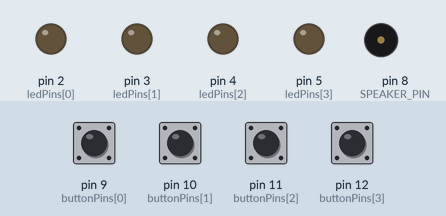
This sketch was run on a simulated Arduino Uno, built with avr-gcc and run on an emulated ATmega328P. On the bench: output pins drawn as LEDs (lit = HIGH), buzzer (waves = sounding). The inputs (shaded band) are chosen by the test bench; at power-on: pin 9 (buttonPins[0]), pin 10 (buttonPins[1]), pin 11 (buttonPins[2]), pin 12 (buttonPins[3]) HIGH. Random numbers use the default seed unless the sketch sets one; what the sketch prints to the serial monitor is not drawn.

Above: at 1.2 s.
1.3 s: pin 10 (buttonPins[1]) pulled LOW for 0.15 s
At 2.2 s:
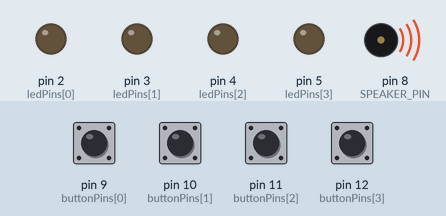
4.4 s: pin 9 (buttonPins[0]) pulled LOW for 1 s
At 5.05 s:
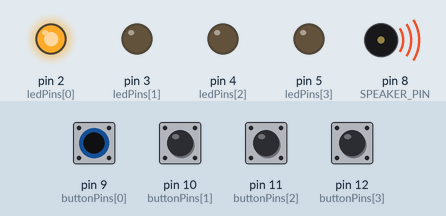
8.4 s: pin 9 (buttonPins[0]) pulled LOW for 0.15 s
At 10.4 s:
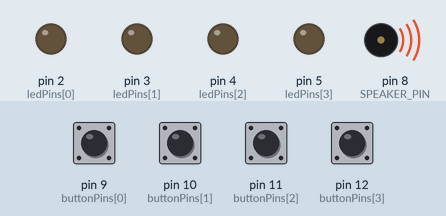
11.5 s: pin 11 (buttonPins[2]) pulled LOW for 1 s
At 14.41 s:
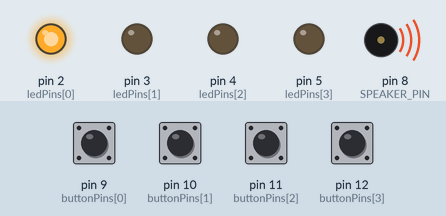
14.5 s: pin 10 (buttonPins[1]) pulled LOW for 1 s
At 14.76 s:
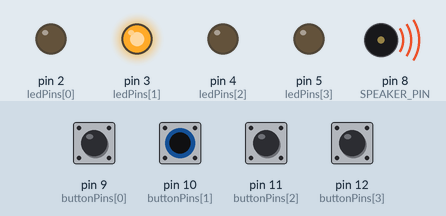
Timing chart, 0 to 19.5 s (numbered marks = the images above; inputs shaded):
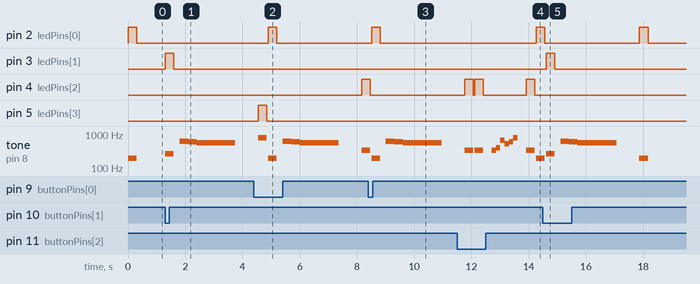

Measured:
- after the input at 1.3 s, pin 3 (ledPins[1]): LOW → HIGH at once, → LOW 0.30 s later; tone on pin 8 (SPEAKER_PIN): plays 262 Hz for 0.30 s, 622 Hz for 0.30 s, 587 Hz for 0.30 s, 554 Hz for 1.4 s, starting at once
- after the input at 4.4 s, pin 2 (ledPins[0]): LOW → HIGH after 0.51 s, → LOW 0.30 s later; pin 4 (ledPins[2]): LOW → HIGH after 3.8 s
- after the input at 8.4 s, pin 2 (ledPins[0]): LOW → HIGH after 0.11 s, → LOW 0.30 s later
- after the input at 11.5 s, pin 2 (ledPins[0]): LOW → HIGH after 2.8 s
- after the input at 14.5 s, pin 3 (ledPins[1]): LOW → HIGH after 0.12 s, → LOW 0.30 s later

The sketch:

simon_says.ino
```cpp
#include "pitches.h"

/* Constants - define pin numbers for LEDs,
   buttons and speaker, and also the game tones: */
const byte ledPins[] = {2, 3, 4, 5};
const byte buttonPins[] = {9, 10, 11, 12};
#define SPEAKER_PIN 8

#define MAX_GAME_LENGTH 3

const int gameTones[] = { NOTE_G3, NOTE_C4, NOTE_E4, NOTE_G5};

/* Global variables - store the game state */
byte gameSequence[MAX_GAME_LENGTH] = {0};
byte gameIndex = 0;

/**
   Set up the Arduino board and initialize Serial communication
*/
void setup() {
  Serial.begin(9600);
  for (byte i = 0; i < 4; i++) {
    pinMode(ledPins[i], OUTPUT);
    pinMode(buttonPins[i], INPUT_PULLUP);
  }
  pinMode(SPEAKER_PIN, OUTPUT);
  // The following line primes the random number generator.
  // It assumes pin A0 is floating (disconnected):
  randomSeed(analogRead(A0));
}

/**
   Lights the given LED and plays a suitable tone
*/
void lightLedAndPlayTone(byte ledIndex) {
  Serial.print(ledPins[ledIndex]);
  digitalWrite(ledPins[ledIndex], HIGH);
  tone(SPEAKER_PIN, gameTones[ledIndex]);
  delay(300);
  digitalWrite(ledPins[ledIndex], LOW);
  noTone(SPEAKER_PIN);
}

/**
   Plays the current sequence of notes that the user has to repeat
*/
void playSequence() {
  for (int i = 0; i < gameIndex; i++) {
    byte currentLed = gameSequence[i];
    lightLedAndPlayTone(currentLed);
    delay(50);
  }
  Serial.println(" ");
}

/**
    Waits until the user pressed one of the buttons,
    and returns the index of that button
*/
byte readButtons() {
  while (true) {
    for (byte i = 0; i < 4; i++) {
      byte buttonPin = buttonPins[i];
      if (digitalRead(buttonPin) == LOW) {
        return i;
      }
    }
    delay(1);
  }
}

/**
  Play the game over sequence, and report the game score
*/
void gameOver() {
  Serial.print("Game over! your score: ");
  Serial.println(gameIndex - 1);
  gameIndex = 0;
  delay(200);

  // Play a Wah-Wah-Wah-Wah sound
  tone(SPEAKER_PIN, NOTE_DS5);
  delay(300);
  tone(SPEAKER_PIN, NOTE_D5);
  delay(300);
  tone(SPEAKER_PIN, NOTE_CS5);
  delay(300);
  for (byte i = 0; i < 10; i++) {
    for (int pitch = -10; pitch <= 10; pitch++) {
      tone(SPEAKER_PIN, NOTE_C5 + pitch);
      delay(5);
    }
  }
  noTone(SPEAKER_PIN);
  delay(500);
}

void win() {
  Serial.print("You Win !");
  gameIndex = 0;
  delay(200);

  // Flash
  for (int i = 0; i < 4; i++) {
    analogWrite(ledPins[i], HIGH);
    delay(100);
    analogWrite(ledPins[i], LOW);
    delay(100);
  }
}

/**
   Get the user's input and compare it with the expected sequence.
*/
bool checkUserSequence() {
  for (int i = 0; i < gameIndex; i++) {
    byte expectedButton = gameSequence[i];
    byte actualButton = readButtons();
    lightLedAndPlayTone(actualButton);
    if (expectedButton != actualButton) {
      return false;
    }
  }

  return true;
}

/**
   Plays a hooray sound whenever the user finishes a level
*/
void playLevelUpSound() {
  tone(SPEAKER_PIN, NOTE_E4);
  delay(150);
  tone(SPEAKER_PIN, NOTE_G4);
  delay(150);
  tone(SPEAKER_PIN, NOTE_E5);
  delay(150);
  tone(SPEAKER_PIN, NOTE_C5);
  delay(150);
  tone(SPEAKER_PIN, NOTE_D5);
  delay(150);
  tone(SPEAKER_PIN, NOTE_G5);
  delay(150);
  noTone(SPEAKER_PIN);
}

/**
   The main game loop
*/
void loop() {
  // Add a random color to the end of the sequence
  gameSequence[gameIndex] = random(0, 4);
  gameIndex++;
  if (gameIndex > MAX_GAME_LENGTH) {
    win();
  } else {
    playSequence();
    Serial.println(" ");
    if (!checkUserSequence()) {
      gameOver();
    }

    delay(300);

    if (gameIndex > 0) {
      playLevelUpSound();
      delay(300);
    }
  }
}
```

pitches.h
```cpp
/**************************************************
   This file defines constants with the frequency
   of different musical notes.
 *************************************************/

#define NOTE_B0  31
#define NOTE_C1  33
#define NOTE_CS1 35
#define NOTE_D1  37
#define NOTE_DS1 39
#define NOTE_E1  41
#define NOTE_F1  44
#define NOTE_FS1 46
#define NOTE_G1  49
#define NOTE_GS1 52
#define NOTE_A1  55
#define NOTE_AS1 58
#define NOTE_B1  62
#define NOTE_C2  65
#define NOTE_CS2 69
#define NOTE_D2  73
#define NOTE_DS2 78
#define NOTE_E2  82
#define NOTE_F2  87
#define NOTE_FS2 93
#define NOTE_G2  98
#define NOTE_GS2 104
#define NOTE_A2  110
#define NOTE_AS2 117
#define NOTE_B2  123
#define NOTE_C3  131
#define NOTE_CS3 139
#define NOTE_D3  147
#define NOTE_DS3 156
#define NOTE_E3  165
#define NOTE_F3  175
#define NOTE_FS3 185
#define NOTE_G3  196
#define NOTE_GS3 208
#define NOTE_A3  220
#define NOTE_AS3 233
#define NOTE_B3  247
#define NOTE_C4  262
#define NOTE_CS4 277
#define NOTE_D4  294
#define NOTE_DS4 311
#define NOTE_E4  330
#define NOTE_F4  349
#define NOTE_FS4 370
#define NOTE_G4  392
#define NOTE_GS4 415
#define NOTE_A4  440
#define NOTE_AS4 466
#define NOTE_B4  494
#define NOTE_C5  523
#define NOTE_CS5 554
#define NOTE_D5  587
#define NOTE_DS5 622
#define NOTE_E5  659
#define NOTE_F5  698
#define NOTE_FS5 740
#define NOTE_G5  784
#define NOTE_GS5 831
#define NOTE_A5  880
#define NOTE_AS5 932
#define NOTE_B5  988
#define NOTE_C6  1047
#define NOTE_CS6 1109
#define NOTE_D6  1175
#define NOTE_DS6 1245
#define NOTE_E6  1319
#define NOTE_F6  1397
#define NOTE_FS6 1480
#define NOTE_G6  1568
#define NOTE_GS6 1661
#define NOTE_A6  1760
#define NOTE_AS6 1865
#define NOTE_B6  1976
#define NOTE_C7  2093
#define NOTE_CS7 2217
#define NOTE_D7  2349
#define NOTE_DS7 2489
#define NOTE_E7  2637
#define NOTE_F7  2794
#define NOTE_FS7 2960
#define NOTE_G7  3136
#define NOTE_GS7 3322
#define NOTE_A7  3520
#define NOTE_AS7 3729
#define NOTE_B7  3951
#define NOTE_C8  4186
#define NOTE_CS8 4435
#define NOTE_D8  4699
#define NOTE_DS8 4978
```
